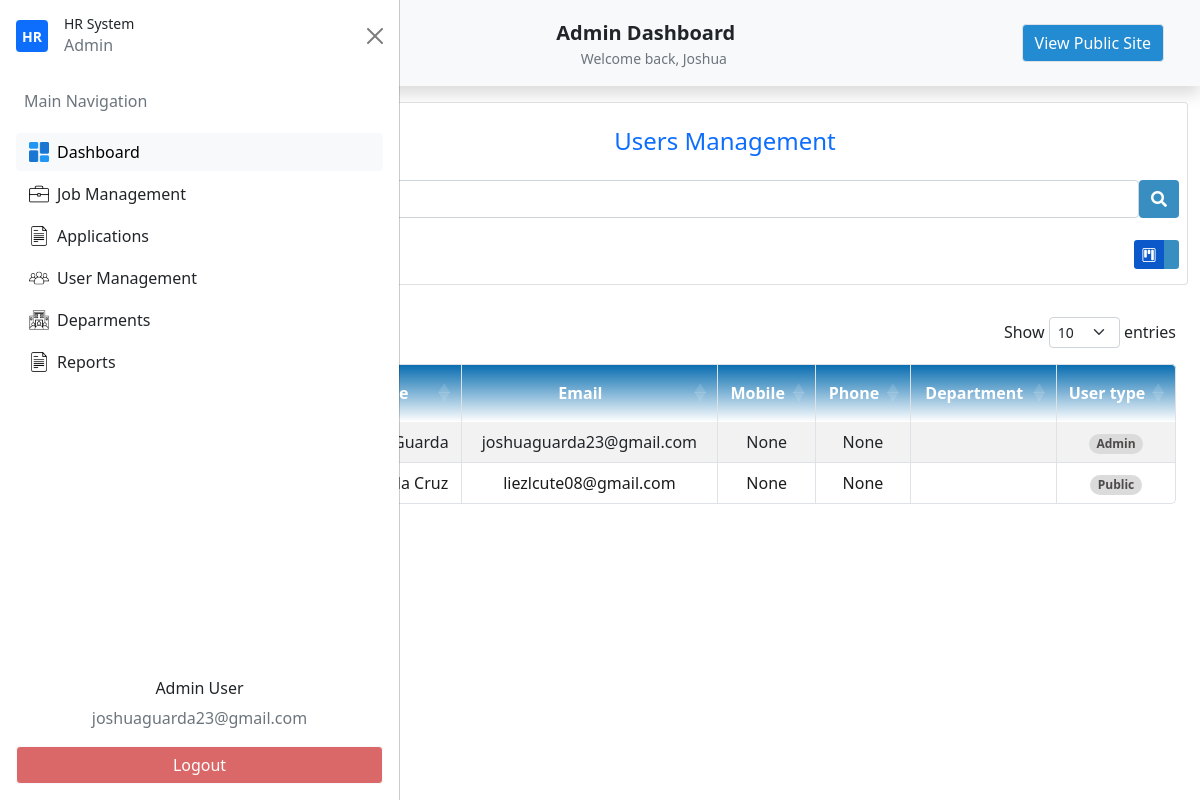
/admin-get-users?view=list&q=&page=1 (signed in), run on the app's committed database.
### my_app/models.py (models this page shows, shortened)
class Usertype(db.Model):
    id = db.Column(db.Integer(),primary_key=True)
    name=db.Column(db.String(length=30),unique=True,nullable=False)
    user_type=db.relationship('Users',backref='desig_user',lazy=True)
    def __str__(self):
        return self.name

class Users(db.Model,UserMixin):
    id = db.Column(db.Integer(),primary_key=True)
    firstname=db.Column(db.String(length=30),nullable=False)
    lastname=db.Column(db.String(length=30),nullable=False)
    email_address=db.Column(db.String(length=51),nullable=False)
    password_hash=db.Column(db.String(length=30),nullable=False)
    address_1 = db.Column(db.String(length=120),nullable=True)
    address_2 = db.Column(db.String(length=100),nullable=True)
    brgy_id = db.Column(db.String(),nullable=True)
    munci_id = db.Column(db.String(),nullable=True)
    prov_id = db.Column(db.String(),nullable=True)
    zipcode = db.Column(db.String(),nullable=True)
    mobile_number = db.Column(db.String(length=11),nullable=True)
    phone_number = db.Column(db.String(length=8),nullable=True)
    profile_picture =db.Column(db.String(),nullable=True)
    department_id =db.Column(db.Integer(),db.ForeignKey('department.id'))
    department = db.relationship('Department')
    user_type_id = db.Column(db.Integer(),db.ForeignKey('usertype.id'))
    user_type = db.relationship('Usertype')
    creation_date = db.Column(db.Date(),nullable=False)
    write_date =  db.Column(db.Date(),nullable=False)
    @property
    def password(self):
        raise AttributeError("Password is write-only.")

### my_app/routes.py (the view, shortened to what this page needs)
@app.route('/admin-get-users', methods=["GET"])
@login_required
def admin_dashboard_manage_users():
    search_term = request.args.get('q', '').strip()
    page = request.args.get('page', 1, type=int)
    view_type = request.args.get('view', 'kanban', type=str)
    query = Users.query.join(Usertype)
    full_name = Users.firstname + ' ' + Users.lastname
    users_pagination = query.paginate(page=page, per_page=10, error_out=False)
    users = users_pagination.items
    return render_template('admin/admin_users_management.html',
                         users=users,
                         search_term=search_term,
                         pagination=users_pagination,
                         view_type=view_type
                         )

### my_app/models.py (called while the page is built)
@login_manager.user_loader
def load_user(user_id):
    return Users.query.get(int(user_id))

### my_app/templates/admin/admin_users_management.html (shortened to what this page needs)
{% extends "admin/admin_dashboard.html"%}
{% block nav%}
<li class="nav-item">
    <button id="nav-btn" type="button" class="btn btn-light fw-normal border" onclick="location.href='{{ url_for('home_page') }}'">
    View Public Site
    </button>
</li>
{% endblock%}
{% block section %}
<section id="UsersManagement">
    <div class="container">
        <div class="row pt-3">
            <div class="col-12">
                <div class="card users-management">
                    <div class="card-body p-2">
                        <div class="text-center">
                            <h4 class="py-3 text-primary">Users Management</h4>
                                <form id="searchUserForm" method="GET" action="{{ url_for('admin_dashboard_manage_users') }}">
                                    <div class="d-flex">
                                    <input id="searchUserInput" name="q" type="text" class="form-control" placeholder="Search" value="{{ request.args.get('q', '') }}">
                                    <button type="submit" class="btn btn-primary">
                                        <i class="fas fa-search"></i>
                                    </button>
                                    </div>
                                </form>
                        </div>
                        <div class="d-flex justify-content-between align-items-center mt-3 flex-wrap">
                            <button type="button" class="btn btn-primary d-none d-md-block" onclick="openUserCreateModal()">
                            </button>
                            <div class="d-none d-md-flex justify-content-between w-50">
                                <div class="btn-group" role="group" aria-label="Basic outlined example">
                                    <button type="button" class="kanban-view btn btn-sm btn-primary active" data-bs-toggle="tooltip" title="Kanban View">
                                        <i class="bi bi-kanban"></i>
                                    </button>
                                    <button type="button" class="list-view btn btn-sm btn-primary" data-bs-toggle="tooltip" title="List View">
                                    </button>
                                </div>
                            </div>
                        </div>
                    </div>
                </div>
            </div>
        </div>
        <section id="UsersManagementTreeView" class="container {% if view_type != 'list' %}d-none{% endif %}">
            <div class="pt-2 pb-5">
                    <div class="panel panel-default">
                        <br/>
                        <div class="panel-body">
                            <div class="table-responsive">
                                <table id="users_data" class="table table-striped table-hover table-bordered align-middle text-center">
                                    <thead>
                                        <tr align="center">
                                            <th class="py-3"><input type="checkbox" id="checkAll"></th>
                                            <th class="py-3">Name</th>
                                            <th class="py-3">Email</th>
                                            <th class="py-3">Mobile</th>
                                            <th class="py-3">Phone</th>
                                            <th class="py-3">Department</th>
                                            <th class="py-3">User type</th>
                                        </tr>
                                    </thead>
                                    <tbody>
                                        {% for user in users %}
                                        <tr align="center">
                                            <td><input type="checkbox" class="row-check" value="{{ user.id }}"></td>
                                            <td data-pk="{{user.id}}">{{user.firstname}} {{user.lastname}}</td>
                                            <td data-pk="{{user.id}}">{{user.email_address}}</td>
                                            <td data-pk="{{user.id}}">{{user.mobile_number}}</td>
                                            <td data-pk="{{user.id}}">{{user.phone_number}}</td>
                                            <td data-pk="{{user.id}}">{{user.department.name}}</td>
                                            <td>
                                                <span class="badge rounded-pill"
                                                        style="
                                                        background-color: {{ user.department.color if user.department and user.department.color else '#dcdbdb' }};
                                                        color:{{ 'white' if user.department and user.department.color else '#4d4a4aff' }};
                                                        ">
                                                    {{ user.user_type|capitalize }}
                                                </span>
                                            </td>
                                        </tr>
                                        {% endfor %}
                                    </tbody>
                                </table>
                            </div>
                        </div>
                    </div>
                </div>
                <br />
                <br />
        </section>
    </div>
</section>
{% endblock%}

### my_app/templates/dashboard/base_dashboard.html (shortened to what this page needs)
{% extends "base.html"%}
{% block content %}
    <nav class="navbar navbar-expand-lg navbar-light bg-light shadow p-4 custom-nav-class">
        <div class="container">
            {% if current_user.user_type.name=='admin' or current_user.user_type.name=='internal'%}
                <div class="d-flex w-100 justify-content-between align-items-center position-relative">
                    <button class="btn btn-light d-flex justify-content-center align-items-center p-2 dashboard_side_btn" type="button" data-bs-toggle="offcanvas" data-bs-target="#offcanvasScrolling" aria-controls="offcanvasScrolling">
                    </button>
                    <div class="position-absolute start-50 translate-middle-x text-center">
                        <a class="navbar-brand fw-bold mb-0 text-dark" href="{{ url_for('admin_dashboard') }}">
                            <span>{{ current_user.user_type|capitalize }}</span> Dashboard
                        </a>
                        <div class="text-muted small">Welcome back, {{ current_user.firstname|capitalize }}</div>
                    </div>
                </div>
            {% endif %}
            <div class="collapse navbar-collapse justify-content-center custom-nav-list-dashboard text-nowrap" id="navbarNavAltMarkup">
                <ul class="navbar-nav ms-auto">
                    {% block nav%}
                    {% endblock%}
                </ul>
            </div>
        </div>
    </nav>
    {% if current_user.user_type.name=='admin' or current_user.user_type.name=='internal'%}
    <div class="offcanvas offcanvas-start" data-bs-scroll="true" data-bs-backdrop="false" tabindex="-1" id="offcanvasScrolling" aria-labelledby="offcanvasScrollingLabel">
        <div class="offcanvas-header">
            <div class="d-flex align-items-center gap-2">
                <div class="d-flex align-items-center justify-content-center bg-primary rounded me-2" style="width: 2rem; height: 2rem;">
                    <span class="text-white fw-bold small">HR</span>
                </div>
                <div id="hr-details">
                    <h2 class="fw-semibold small mb-0">HR System</h2>
                    <p class="text-muted text-xs mb-0">{{ current_user.user_type|capitalize }}</p>
                </div>
            </div>
            <button type="button" class="btn-close text-reset" data-bs-dismiss="offcanvas" aria-label="Close"></button>
        </div>
        <div class="offcanvas-body">
            <ul class="nav flex-column gap-1">
                <li class="nav-item">
                    <p class="text-muted text-start px-2">Main Navigation</p>
                </li>
                <li class="nav-item">
                    <button class="btn btn-light w-100 text-start d-flex align-items-center dashboard_side_btn" onclick="location.href='{{ url_for('admin_dashboard') }}'" >
                        <img src="{{ url_for('static', filename='builtin/icons/dashboard.png') }}" width="20" class="me-2">
                        Dashboard
                    </button>
                </li>
                <li class="nav-item">
                   <button class="btn  w-100 text-start d-flex align-items-center dashboard_side_btn">
                         <img src="{{ url_for('static', filename='builtin/icons/briefcase.png') }}" width="20" class="me-2">
                        Job Management
                    </button>
                </li>
                <li class="nav-item">
                    <button class="btn  w-100 text-start d-flex align-items-center dashboard_side_btn">
                         <img src="{{ url_for('static', filename='builtin/icons/file.png') }}" width="20" class="me-2">
                        Applications
                    </button>
                </li>
                <li class="nav-item">
                   <button class="btn  w-100 text-start d-flex align-items-center dashboard_side_btn" onclick="location.href='{{ url_for('admin_dashboard_manage_users') }}'">
                        <img src="{{ url_for('static', filename='builtin/icons/group.png') }}" width="20" class="me-2">
                        User Management
                    </button>
                </li>
                <li class="nav-item">
                   <button class="btn  w-100 text-start d-flex align-items-center dashboard_side_btn">
                         <img src="{{ url_for('static', filename='builtin/icons/corporation.png') }}" width="20" class="me-2">
                        Deparments
                    </button>
                </li>
                <li class="nav-item">
                   <button class="btn  w-100 text-start d-flex align-items-center dashboard_side_btn">
                         <img src="{{ url_for('static', filename='builtin/icons/file.png') }}" width="20" class="me-2">
                        Reports
                    </button>
                </li>
            </ul>
        </div>
        <div class="offcanvas-footer p-3">
            <div class="text-center">
                <h6>{{current_user.user_type|capitalize}} User</h6>
                <p class='text-muted'>{{current_user.email_address}}</p>
            </div>
            <button id="logout-btn" class="btn btn-light w-100" onclick="location.href='{{ url_for('logout_page') }}'">
                Logout
            </button>
        </div>
    </div>
    {% endif %}
    <section class="main-content">
    {% block section %}
    {% endblock%}
    </section>
{% endblock%}

### my_app/static/style.css (style rules this page uses)
* { padding: 0; margin: 0; box-sizing: border-box; }
#nav-btn { color: #ffffff; background-color: #228bd1; white-space: nowrap; }
#logout-btn { color: #ffffff; background-color: #db6868; white-space: nowrap; }
body.sidebar-open .navbar { margin-left: 250px; transition: margin 0.3s ease; }
body.sidebar-open .main-content { margin-left: 250px; transition: margin 0.3s ease; }
.main-content,.navbar { transition: margin 0.3s ease; }
#users_data thead th:first-child { border-top-left-radius: 5px; }
#users_data thead th:last-child { border-top-right-radius: 5px; }
#users_data tbody tr:last-child td:first-child { border-bottom-left-radius: 5px; }
#users_data tbody tr:last-child td:last-child { border-bottom-right-radius: 5px; }
table.dataTable thead { background: linear-gradient(to top, #ffffff 0%, #056baf 100%); color: white; }
table.dataTable tbody { color: rgb(29, 28, 28); }
table.dataTable tbody tr { transition: background-color .2s ease-in, color .2s ease-in, transform .3s ease, box-shadow .2s ease; }
.btn-primary, .btn-primary:focus, .btn-primary:active, .btn-primary:focus:active, .btn-primary:focus-visible { background-color: #388ec0; border: none; outline: none; box-shadow: none; transition: transform 0.3s ease, box-shadow 0.2s ease; }

### data on the page
Usertype: user_type "Admin"
Users: firstname "Joshua", email_address "joshuaguarda23@gmail.com", lastname "Guarda", mobile_number "None", phone_number "None", user_type "Admin"
Users: lastname "Dela Cruz", email_address "liezlcute08@gmail.com", mobile_number "None", phone_number "None", user_type "Public"
